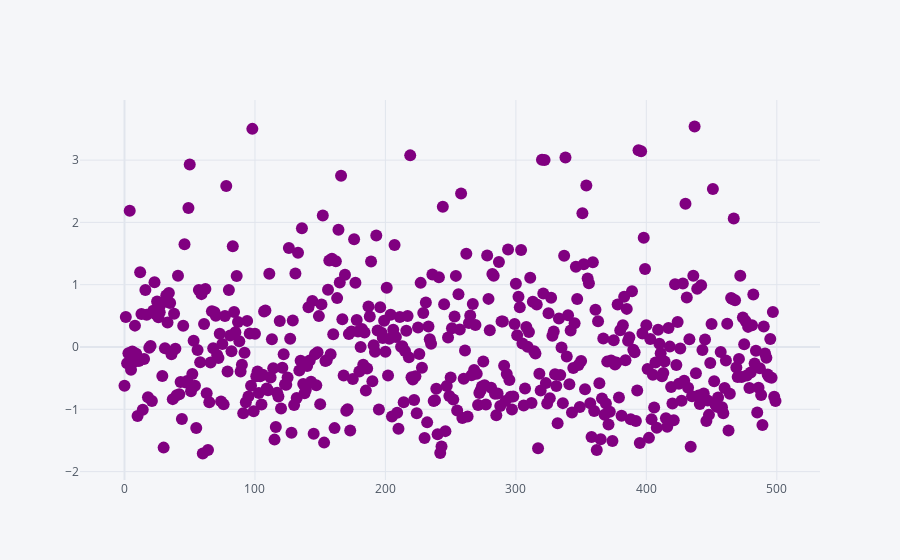

The cell this chart's notebook holds for it:
### Markdown cell above
### Vectores

### Code cell
"""Grafica de PCA"""
Xp.iplot(kind='scatter',x=0,y=1,mode='markers',color='purple')

### Figure 1 — Plotly figure (JSON) as saved in the notebook; plotly's stock layout.template omitted (floating-point values rounded to 4 significant figures; data arrays with more than 128 entries replaced by an {"elided": "..."} marker saying what was removed)
{"data": [{"line": {"color": "rgba(128, 0, 128, 1.0)", "dash": "solid", "shape": "linear", "width": 1.3}, "marker": {"size": 12, "symbol": "circle"}, "mode": "markers", "name": "1", "text": "", "type": "scatter", "x": {"elided": "500 int values"}, "y": {"elided": "500 float values"}}], "layout": {"legend": {"bgcolor": "#F5F6F9", "font": {"color": "#4D5663"}}, "paper_bgcolor": "#F5F6F9", "plot_bgcolor": "#F5F6F9", "title": {"font": {"color": "#4D5663"}}, "xaxis": {"gridcolor": "#E1E5ED", "showgrid": true, "tickfont": {"color": "#4D5663"}, "title": {"font": {"color": "#4D5663"}, "text": ""}, "zerolinecolor": "#E1E5ED"}, "yaxis": {"gridcolor": "#E1E5ED", "showgrid": true, "tickfont": {"color": "#4D5663"}, "title": {"font": {"color": "#4D5663"}, "text": ""}, "zerolinecolor": "#E1E5ED"}}}
